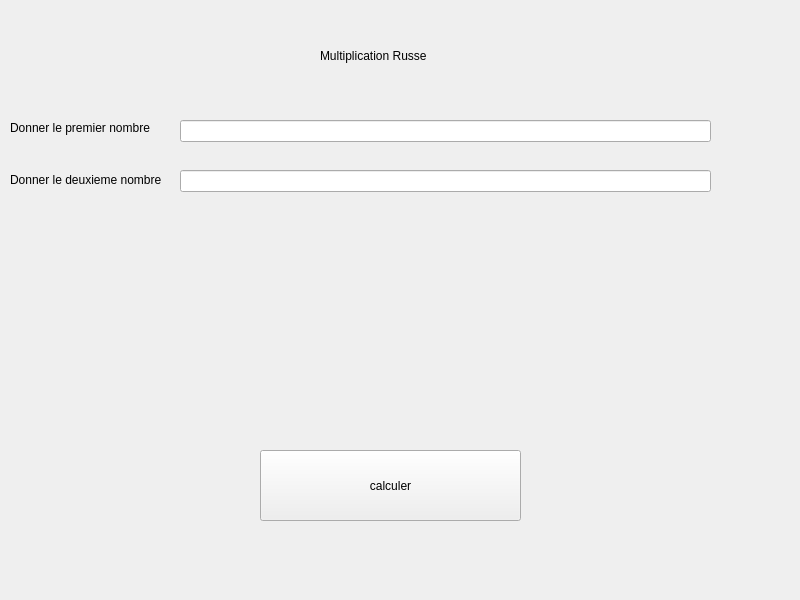
<?xml version="1.0" encoding="UTF-8"?>
<ui version="4.0">
 <class>MainWindow</class>
 <widget class="QMainWindow" name="MainWindow">
  <property name="geometry">
   <rect>
    <x>0</x>
    <y>0</y>
    <width>800</width>
    <height>600</height>
   </rect>
  </property>
  <property name="windowTitle">
   <string>MainWindow</string>
  </property>
  <widget class="QWidget" name="centralwidget">
   <widget class="QLabel" name="label">
    <property name="geometry">
     <rect>
      <x>10</x>
      <y>120</y>
      <width>161</width>
      <height>16</height>
     </rect>
    </property>
    <property name="text">
     <string>Donner le premier nombre</string>
    </property>
   </widget>
   <widget class="QLineEdit" name="a">
    <property name="geometry">
     <rect>
      <x>180</x>
      <y>120</y>
      <width>531</width>
      <height>22</height>
     </rect>
    </property>
   </widget>
   <widget class="QLineEdit" name="b">
    <property name="geometry">
     <rect>
      <x>180</x>
      <y>170</y>
      <width>531</width>
      <height>22</height>
     </rect>
    </property>
   </widget>
   <widget class="QLabel" name="label_2">
    <property name="geometry">
     <rect>
      <x>10</x>
      <y>170</y>
      <width>171</width>
      <height>20</height>
     </rect>
    </property>
    <property name="text">
     <string>Donner le deuxieme nombre</string>
    </property>
   </widget>
   <widget class="QLabel" name="c">
    <property name="geometry">
     <rect>
      <x>240</x>
      <y>320</y>
      <width>301</width>
      <height>71</height>
     </rect>
    </property>
    <property name="text">
     <string/>
    </property>
   </widget>
   <widget class="QLabel" name="label_4">
    <property name="geometry">
     <rect>
      <x>320</x>
      <y>20</y>
      <width>211</width>
      <height>71</height>
     </rect>
    </property>
    <property name="text">
     <string>Multiplication Russe</string>
    </property>
   </widget>
   <widget class="QPushButton" name="d">
    <property name="geometry">
     <rect>
      <x>260</x>
      <y>450</y>
      <width>261</width>
      <height>71</height>
     </rect>
    </property>
    <property name="text">
     <string>calculer</string>
    </property>
   </widget>
  </widget>
  <widget class="QMenuBar" name="menubar">
   <property name="geometry">
    <rect>
     <x>0</x>
     <y>0</y>
     <width>800</width>
     <height>26</height>
    </rect>
   </property>
  </widget>
 </widget>
 <resources/>
 <connections/>
</ui>
